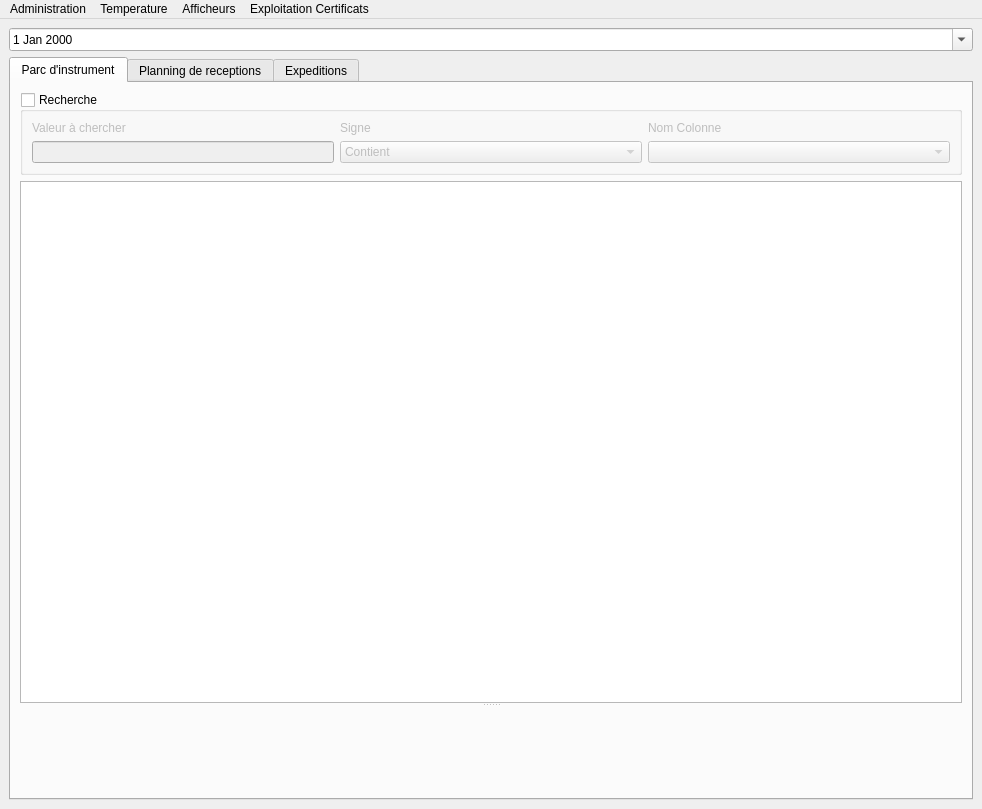
<?xml version="1.0" encoding="UTF-8"?>
<ui version="4.0">
 <class>MainWindow</class>
 <widget class="QMainWindow" name="MainWindow">
  <property name="geometry">
   <rect>
    <x>0</x>
    <y>0</y>
    <width>982</width>
    <height>809</height>
   </rect>
  </property>
  <property name="windowTitle">
   <string>MainWindow</string>
  </property>
  <widget class="QWidget" name="centralWidget">
   <layout class="QVBoxLayout" name="verticalLayout_2">
    <item>
     <layout class="QVBoxLayout" name="verticalLayout">
      <item>
       <widget class="QDateEdit" name="dateEdit">
        <property name="calendarPopup">
         <bool>true</bool>
        </property>
       </widget>
      </item>
      <item>
       <widget class="QTabWidget" name="tabWidget">
        <property name="currentIndex">
         <number>0</number>
        </property>
        <widget class="QWidget" name="tab">
         <attribute name="title">
          <string>Parc d'instrument</string>
         </attribute>
         <layout class="QVBoxLayout" name="verticalLayout_7">
          <item>
           <widget class="QGroupBox" name="groupBox">
            <property name="title">
             <string>Recherche</string>
            </property>
            <property name="checkable">
             <bool>true</bool>
            </property>
            <property name="checked">
             <bool>false</bool>
            </property>
            <layout class="QGridLayout" name="gridLayout">
             <item row="0" column="0">
              <layout class="QHBoxLayout" name="horizontalLayout">
               <item>
                <layout class="QVBoxLayout" name="verticalLayout_5">
                 <item>
                  <widget class="QLabel" name="label">
                   <property name="text">
                    <string>Valeur à chercher</string>
                   </property>
                  </widget>
                 </item>
                 <item>
                  <widget class="QLineEdit" name="lineEdit_valeur">
                   <property name="sizePolicy">
                    <sizepolicy hsizetype="Minimum" vsizetype="Fixed">
                     <horstretch>0</horstretch>
                     <verstretch>0</verstretch>
                    </sizepolicy>
                   </property>
                  </widget>
                 </item>
                </layout>
               </item>
               <item>
                <layout class="QVBoxLayout" name="verticalLayout_6">
                 <item>
                  <widget class="QLabel" name="label_2">
                   <property name="text">
                    <string>Signe</string>
                   </property>
                  </widget>
                 </item>
                 <item>
                  <widget class="QComboBox" name="comboBox_signe">
                   <item>
                    <property name="text">
                     <string>Contient</string>
                    </property>
                   </item>
                   <item>
                    <property name="text">
                     <string>=</string>
                    </property>
                   </item>
                   <item>
                    <property name="text">
                     <string>&gt;</string>
                    </property>
                   </item>
                   <item>
                    <property name="text">
                     <string>&lt;</string>
                    </property>
                   </item>
                   <item>
                    <property name="text">
                     <string>≥</string>
                    </property>
                   </item>
                   <item>
                    <property name="text">
                     <string>≤</string>
                    </property>
                   </item>
                  </widget>
                 </item>
                </layout>
               </item>
               <item>
                <layout class="QVBoxLayout" name="verticalLayout_4">
                 <item>
                  <widget class="QLabel" name="label_3">
                   <property name="text">
                    <string>Nom Colonne</string>
                   </property>
                  </widget>
                 </item>
                 <item>
                  <widget class="QComboBox" name="comboBox_nom_colonne"/>
                 </item>
                </layout>
               </item>
              </layout>
             </item>
            </layout>
           </widget>
          </item>
          <item>
           <widget class="QSplitter" name="splitter">
            <property name="orientation">
             <enum>Qt::Vertical</enum>
            </property>
            <widget class="Tableview_donnees_fichier" name="tableView_instruments"/>
            <widget class="QWidget" name="graph_instruments" native="true"/>
           </widget>
          </item>
         </layout>
        </widget>
        <widget class="QWidget" name="tab_2">
         <attribute name="title">
          <string>Planning de receptions</string>
         </attribute>
         <layout class="QVBoxLayout" name="verticalLayout_3">
          <item>
           <widget class="QSplitter" name="splitter_2">
            <property name="orientation">
             <enum>Qt::Vertical</enum>
            </property>
            <widget class="Tableview_donnees_fichier" name="tableView_reception"/>
            <widget class="QWidget" name="graph_reception" native="true"/>
           </widget>
          </item>
         </layout>
        </widget>
        <widget class="QWidget" name="tab_3">
         <attribute name="title">
          <string>Expeditions</string>
         </attribute>
         <layout class="QVBoxLayout" name="verticalLayout_8">
          <item>
           <widget class="Tableview_donnees_fichier" name="tableView_expedition"/>
          </item>
         </layout>
        </widget>
       </widget>
      </item>
     </layout>
    </item>
   </layout>
  </widget>
  <widget class="QMenuBar" name="menuBar">
   <property name="geometry">
    <rect>
     <x>0</x>
     <y>0</y>
     <width>982</width>
     <height>21</height>
    </rect>
   </property>
   <widget class="QMenu" name="menuTemperature">
    <property name="title">
     <string>Temperature</string>
    </property>
    <addaction name="actionLaboTemp"/>
    <addaction name="actionSynchronisation_enregisteurs"/>
    <addaction name="actionCaracterisation_Generateurs"/>
    <addaction name="actionDeclaration_incertitudes"/>
    <addaction name="actionCartographie"/>
    <addaction name="separator"/>
    <addaction name="actionPilotage_des_instruments"/>
   </widget>
   <widget class="QMenu" name="menuAfficheurs">
    <property name="title">
     <string>Afficheurs</string>
    </property>
    <addaction name="actionAfficheurs"/>
   </widget>
   <widget class="QMenu" name="menuAdministration">
    <property name="title">
     <string>Administration</string>
    </property>
    <widget class="QMenu" name="menuInstruments">
     <property name="title">
      <string>Instruments</string>
     </property>
     <widget class="QMenu" name="menuIntervention">
      <property name="title">
       <string>Intervention</string>
      </property>
      <addaction name="actionAffecter"/>
      <addaction name="actionModifier_2"/>
      <addaction name="actionRechercher"/>
     </widget>
     <addaction name="actionCreation"/>
     <addaction name="actionModification"/>
     <addaction name="menuIntervention"/>
    </widget>
    <widget class="QMenu" name="menuClients">
     <property name="title">
      <string>Clients</string>
     </property>
     <widget class="QMenu" name="menuModification">
      <property name="title">
       <string>Modification</string>
      </property>
      <addaction name="actionEntite_Client"/>
      <addaction name="actionSite_Client"/>
     </widget>
     <addaction name="actionCreation_2"/>
     <addaction name="menuModification"/>
     <addaction name="actionRecherche_2"/>
    </widget>
    <widget class="QMenu" name="menuInterventions">
     <property name="title">
      <string>Interventions</string>
     </property>
     <addaction name="actionReception_Expedition"/>
     <addaction name="separator"/>
     <addaction name="actionCreer"/>
     <addaction name="actionModifier"/>
    </widget>
    <widget class="QMenu" name="menuBase_de_Donnees">
     <property name="title">
      <string>Base de Donnees</string>
     </property>
     <addaction name="actionConsultation"/>
    </widget>
    <addaction name="actionIndicateurs"/>
    <addaction name="menuInstruments"/>
    <addaction name="menuBase_de_Donnees"/>
    <addaction name="separator"/>
    <addaction name="menuClients"/>
    <addaction name="menuInterventions"/>
   </widget>
   <widget class="QMenu" name="menuExploitation_Certificats">
    <property name="title">
     <string>Exploitation Certificats</string>
    </property>
    <addaction name="actionPolynome"/>
   </widget>
   <addaction name="menuAdministration"/>
   <addaction name="menuTemperature"/>
   <addaction name="menuAfficheurs"/>
   <addaction name="menuExploitation_Certificats"/>
  </widget>
  <action name="actionLaboTemp">
   <property name="text">
    <string>LaboTemp</string>
   </property>
  </action>
  <action name="actionSynchronisation_enregisteurs">
   <property name="text">
    <string>Synchronisation enregistreurs</string>
   </property>
  </action>
  <action name="actionCaracterisation_Generateurs">
   <property name="text">
    <string>Caracterisation Generateurs</string>
   </property>
  </action>
  <action name="actionAfficheurs">
   <property name="text">
    <string>Afficheurs</string>
   </property>
  </action>
  <action name="actionIndicateurs">
   <property name="text">
    <string>Indicateurs</string>
   </property>
  </action>
  <action name="actionCreation">
   <property name="text">
    <string>Creation(s)</string>
   </property>
  </action>
  <action name="actionModification">
   <property name="text">
    <string>Modification(s)</string>
   </property>
  </action>
  <action name="actionRecherche">
   <property name="text">
    <string>Recherche</string>
   </property>
  </action>
  <action name="actionCreation_2">
   <property name="text">
    <string>Creation</string>
   </property>
  </action>
  <action name="actionRecherche_2">
   <property name="text">
    <string>Recherche</string>
   </property>
  </action>
  <action name="actionCreer">
   <property name="text">
    <string>Creer</string>
   </property>
  </action>
  <action name="actionModifier">
   <property name="text">
    <string>Modifier</string>
   </property>
  </action>
  <action name="actionAffecter">
   <property name="text">
    <string>Affecter</string>
   </property>
  </action>
  <action name="actionModifier_2">
   <property name="text">
    <string>Modifier</string>
   </property>
  </action>
  <action name="actionRechercher">
   <property name="text">
    <string>Rechercher</string>
   </property>
  </action>
  <action name="actionPolynome">
   <property name="text">
    <string>Polynome</string>
   </property>
  </action>
  <action name="actionConsultation">
   <property name="text">
    <string>Consultation</string>
   </property>
  </action>
  <action name="actionPilotage_des_instruments">
   <property name="text">
    <string>Pilotage des instruments </string>
   </property>
  </action>
  <action name="actionDeclaration_incertitudes">
   <property name="text">
    <string>Declaration incertitudes</string>
   </property>
  </action>
  <action name="actionEntite_Client">
   <property name="text">
    <string>Entite Client</string>
   </property>
  </action>
  <action name="actionSite_Client">
   <property name="text">
    <string>Site Client</string>
   </property>
  </action>
  <action name="actionServices_Client">
   <property name="text">
    <string>Services Client</string>
   </property>
  </action>
  <action name="actionCartographie">
   <property name="text">
    <string>Cartographie</string>
   </property>
  </action>
  <action name="actionReception_Expedition">
   <property name="text">
    <string>Reception_Expedition</string>
   </property>
  </action>
 </widget>
 <customwidgets>
  <customwidget>
   <class>Tableview_donnees_fichier</class>
   <extends>QTableView</extends>
   <header>GUI.qtableview_donnees</header>
  </customwidget>
 </customwidgets>
 <resources/>
 <connections/>
</ui>
